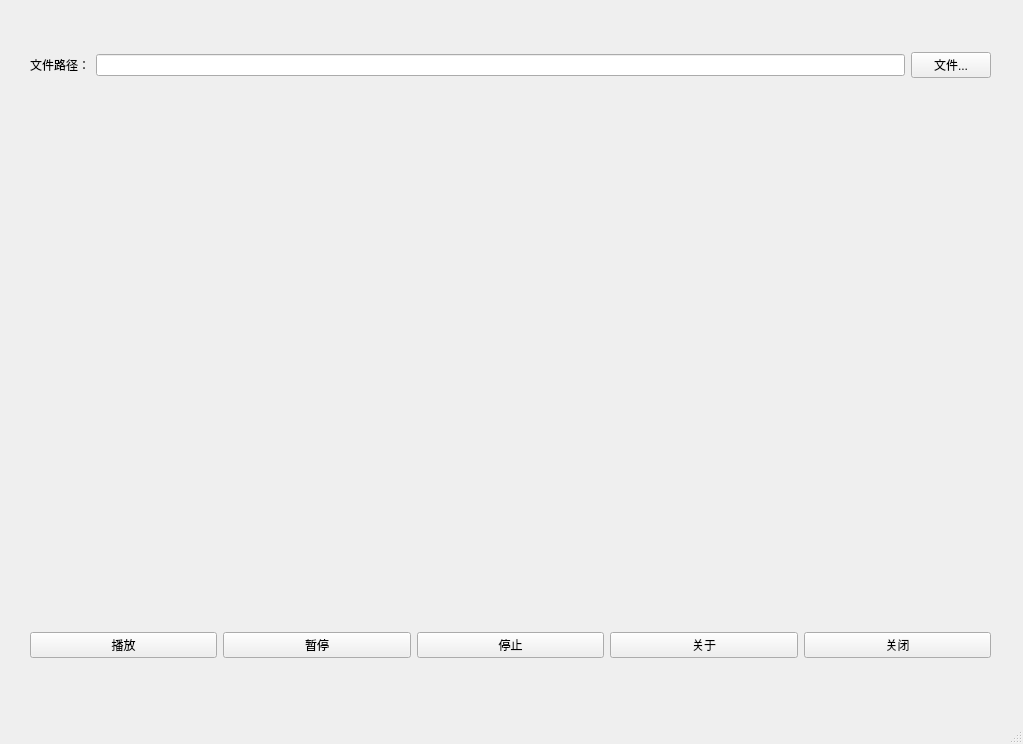
<?xml version="1.0" encoding="UTF-8"?>
<ui version="4.0">
 <class>MainWindow</class>
 <widget class="QMainWindow" name="MainWindow">
  <property name="geometry">
   <rect>
    <x>0</x>
    <y>0</y>
    <width>1023</width>
    <height>744</height>
   </rect>
  </property>
  <property name="windowTitle">
   <string>MainWindow</string>
  </property>
  <widget class="QWidget" name="centralwidget">
   <widget class="QWidget" name="widget_2" native="true">
    <property name="geometry">
     <rect>
      <x>30</x>
      <y>40</y>
      <width>961</width>
      <height>50</height>
     </rect>
    </property>
    <layout class="QHBoxLayout" name="horizontalLayout_2">
     <item>
      <widget class="QLabel" name="filePathLabel">
       <property name="text">
        <string>文件路径：</string>
       </property>
      </widget>
     </item>
     <item>
      <widget class="QLineEdit" name="filePath"/>
     </item>
     <item>
      <widget class="QPushButton" name="fileBtn">
       <property name="text">
        <string>文件...</string>
       </property>
      </widget>
     </item>
    </layout>
   </widget>
   <widget class="QWidget" name="videoWidget" native="true">
    <property name="geometry">
     <rect>
      <x>40</x>
      <y>110</y>
      <width>931</width>
      <height>451</height>
     </rect>
    </property>
    <layout class="QHBoxLayout" name="horizontalLayout_3"/>
   </widget>
   <widget class="QWidget" name="widget" native="true">
    <property name="geometry">
     <rect>
      <x>30</x>
      <y>580</y>
      <width>961</width>
      <height>131</height>
     </rect>
    </property>
    <layout class="QHBoxLayout" name="horizontalLayout">
     <item>
      <widget class="QPushButton" name="playBtn">
       <property name="text">
        <string>播放</string>
       </property>
      </widget>
     </item>
     <item>
      <widget class="QPushButton" name="pauseBtn">
       <property name="text">
        <string>暂停</string>
       </property>
      </widget>
     </item>
     <item>
      <widget class="QPushButton" name="stopBtn">
       <property name="text">
        <string>停止</string>
       </property>
      </widget>
     </item>
     <item>
      <widget class="QPushButton" name="aboutBtn">
       <property name="text">
        <string>关于</string>
       </property>
      </widget>
     </item>
     <item>
      <widget class="QPushButton" name="closeBtn">
       <property name="text">
        <string>关闭</string>
       </property>
      </widget>
     </item>
    </layout>
   </widget>
  </widget>
  <widget class="QStatusBar" name="statusbar"/>
 </widget>
 <resources/>
 <connections/>
</ui>
